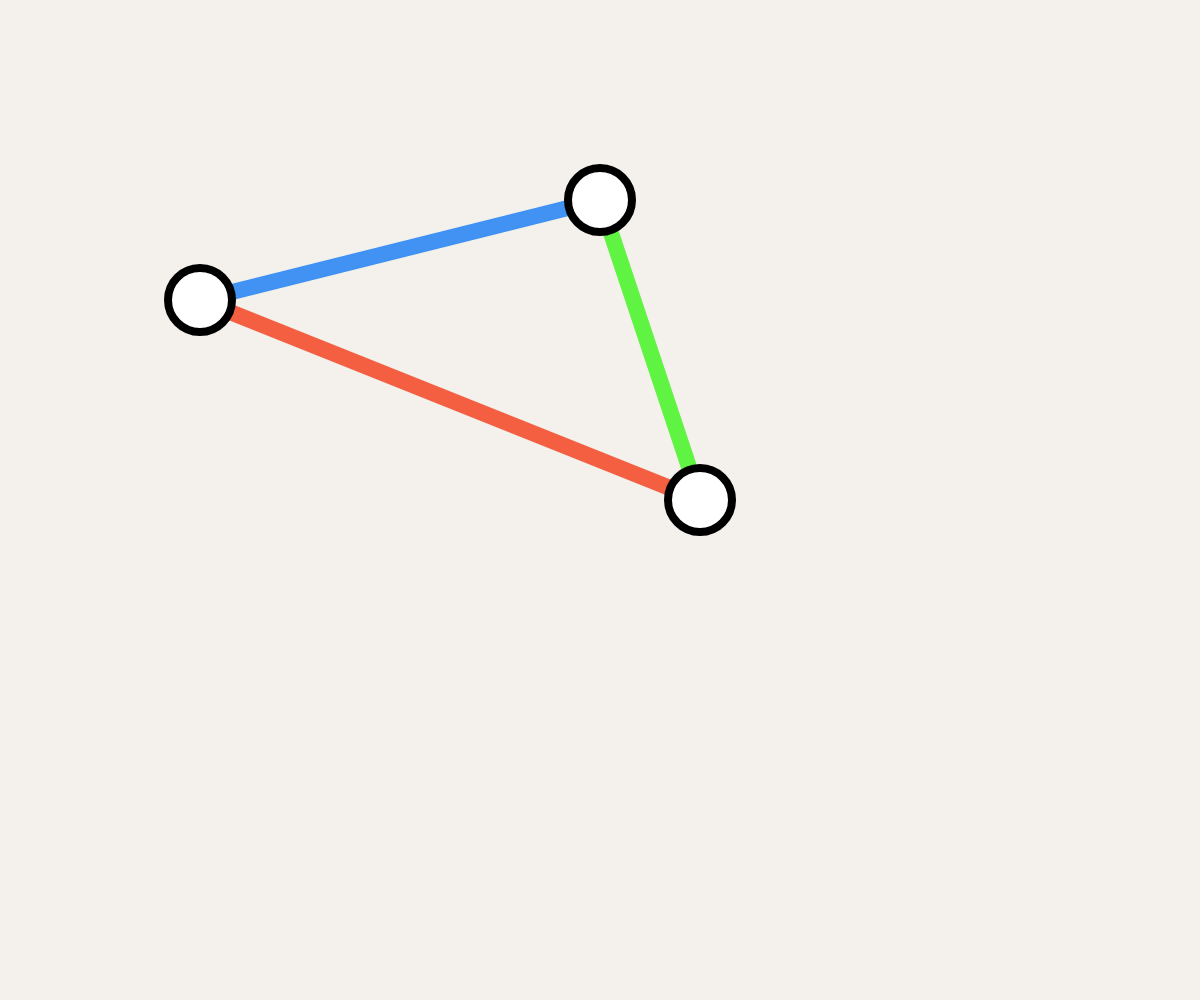
Frame 1 (no input)
Frame 60 (no input): identical to frame 1, image omitted
Frame 120 (the mouse pressed at the canvas centre since frame 60): identical to frame 1, image omitted

The p5.js sketch that drew this single still picture (run headless with seeded random() and noise() and a simulated clock; from frame 60 on, the mouse is pressed at the canvas centre):

// p5.js sketch
// ── sketch.js
const data = {
	stations: [
		{
			x: 200,
			y: 300
		},
		{
			x: 700,
			y: 500
		},
		{
			x: 600,
			y: 200
		}
	],
	lines: [
		{
			color: [244, 95, 66],
			connections: [
				0, 1
			]
		},
		{
			color: [95, 244, 66],
			connections: [
				1, 2
			]
		},
		{
			color: [66, 146, 244],
			connections: [
				0, 2
			]
		}
	]
}

function setup() {
	createCanvas(windowWidth, windowHeight)

	console.log(data)
}

function draw() {
	background(244, 241, 236)

	// draw lines
	noFill()
	strokeWeight(16)
	for (let lin of data.lines) {
		stroke(...lin.color)
		const cons = lin.connections
		for (let i = 0; i < cons.length - 1; i++) {
			const s0 = data.stations[cons[i]]
			const s1 = data.stations[cons[i + 1]]
			line(s0.x, s0.y, s1.x, s1.y)
		}
	}

	if (mouseState.startedOnStation) {
		const cons = mouseState.stations;
		stroke(0)
		const s0 = data.stations[cons[cons.length - 1]]
		line(s0.x, s0.y, mouseX, mouseY)

		for (let i = 0; i < cons.length - 1; i++) {
			const s0 = data.stations[cons[i]]
			const s1 = data.stations[cons[i + 1]]
			line(s0.x, s0.y, s1.x, s1.y)
		}
	}

	// draw stations
	for (let s of data.stations) {
		stroke(0)
		strokeWeight(8)
		fill(255)

		let r = 64
		if (onStation(s, 64)) {
			r = 86
			strokeWeight(10)
		}

		ellipse(s.x, s.y, r, r)
	}
}

function doubleClicked() {
	data.stations.push({
		x: mouseX,
		y: mouseY
	})
}

const mouseState = {
	down: false,
	startedOnStation: false,
	stations: []
}

function mousePressed() {
	mouseState.down = true
	mouseState.stations = []
	for (let i = 0; i < data.stations.length; i++) {
		if (onStation(data.stations[i], 64)) {
			mouseState.startedOnStation = true
			mouseState.stations.push(i)
			return
		}
	}
}

function mouseReleased() {
	mouseState.down = false
	mouseState.startedOnStation = false
	if (mouseState.stations.length >= 2) {
		data.lines.push({
			color: [66, 95, 244],
			connections: mouseState.stations
		})
	}
}

function mouseDragged() {
	for (let i = 0; i < data.stations.length; i++) {
		if (onStation(data.stations[i], 64)) {
			if (mouseState.stations.indexOf(i) == -1) {
				mouseState.stations.push(i)
				return
			}
		}
	}
}

function onStation(station, radius) {
	const dx = station.x - mouseX
	const dy = station.y - mouseY
	return dx * dx + dy * dy < radius * radius
}
